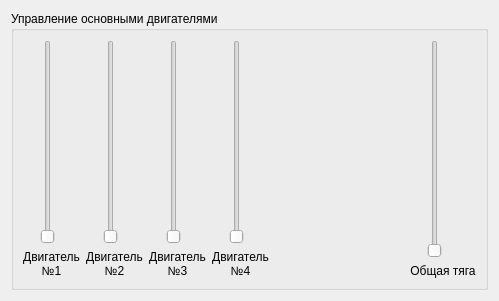
<?xml version="1.0" encoding="UTF-8"?>
<ui version="4.0">
 <class>Form</class>
 <widget class="QWidget" name="Form">
  <property name="geometry">
   <rect>
    <x>0</x>
    <y>0</y>
    <width>499</width>
    <height>301</height>
   </rect>
  </property>
  <property name="windowTitle">
   <string>Form</string>
  </property>
  <layout class="QHBoxLayout" name="horizontalLayout">
   <item>
    <widget class="QGroupBox" name="groupBox">
     <property name="title">
      <string>Управление основными двигателями</string>
     </property>
     <layout class="QHBoxLayout" name="horizontalLayout_2">
      <item>
       <layout class="QVBoxLayout" name="verticalLayout">
        <item alignment="">
         <widget class="QSlider" name="verticalSlider">
          <property name="minimumSize">
           <size>
            <width>50</width>
            <height>0</height>
           </size>
          </property>
          <property name="orientation">
           <enum>Qt::Orientation::Vertical</enum>
          </property>
         </widget>
        </item>
        <item>
         <widget class="QLabel" name="label">
          <property name="text">
           <string>Двигатель
№1</string>
          </property>
          <property name="alignment">
           <set>Qt::AlignmentFlag::AlignCenter</set>
          </property>
         </widget>
        </item>
       </layout>
      </item>
      <item>
       <layout class="QVBoxLayout" name="verticalLayout_2">
        <item>
         <widget class="QSlider" name="verticalSlider_2">
          <property name="minimumSize">
           <size>
            <width>50</width>
            <height>0</height>
           </size>
          </property>
          <property name="orientation">
           <enum>Qt::Orientation::Vertical</enum>
          </property>
         </widget>
        </item>
        <item>
         <widget class="QLabel" name="label_2">
          <property name="text">
           <string>Двигатель
№2</string>
          </property>
          <property name="alignment">
           <set>Qt::AlignmentFlag::AlignCenter</set>
          </property>
         </widget>
        </item>
       </layout>
      </item>
      <item>
       <layout class="QVBoxLayout" name="verticalLayout_3">
        <item>
         <widget class="QSlider" name="verticalSlider_3">
          <property name="minimumSize">
           <size>
            <width>50</width>
            <height>0</height>
           </size>
          </property>
          <property name="orientation">
           <enum>Qt::Orientation::Vertical</enum>
          </property>
         </widget>
        </item>
        <item>
         <widget class="QLabel" name="label_3">
          <property name="text">
           <string>Двигатель
№3</string>
          </property>
          <property name="alignment">
           <set>Qt::AlignmentFlag::AlignCenter</set>
          </property>
         </widget>
        </item>
       </layout>
      </item>
      <item>
       <layout class="QVBoxLayout" name="verticalLayout_4">
        <item alignment="">
         <widget class="QSlider" name="verticalSlider_4">
          <property name="minimumSize">
           <size>
            <width>50</width>
            <height>0</height>
           </size>
          </property>
          <property name="orientation">
           <enum>Qt::Orientation::Vertical</enum>
          </property>
         </widget>
        </item>
        <item>
         <widget class="QLabel" name="label_4">
          <property name="text">
           <string>Двигатель
№4</string>
          </property>
          <property name="alignment">
           <set>Qt::AlignmentFlag::AlignCenter</set>
          </property>
         </widget>
        </item>
       </layout>
      </item>
      <item>
       <spacer name="horizontalSpacer">
        <property name="orientation">
         <enum>Qt::Orientation::Horizontal</enum>
        </property>
        <property name="sizeHint" stdset="0">
         <size>
          <width>40</width>
          <height>20</height>
         </size>
        </property>
       </spacer>
      </item>
      <item>
       <layout class="QVBoxLayout" name="verticalLayout_5">
        <item alignment="">
         <widget class="QSlider" name="verticalSlider_5">
          <property name="minimumSize">
           <size>
            <width>50</width>
            <height>0</height>
           </size>
          </property>
          <property name="orientation">
           <enum>Qt::Orientation::Vertical</enum>
          </property>
         </widget>
        </item>
        <item>
         <widget class="QLabel" name="label_5">
          <property name="text">
           <string>Общая тяга</string>
          </property>
          <property name="alignment">
           <set>Qt::AlignmentFlag::AlignCenter</set>
          </property>
         </widget>
        </item>
       </layout>
      </item>
     </layout>
    </widget>
   </item>
  </layout>
 </widget>
 <resources/>
 <connections/>
</ui>
